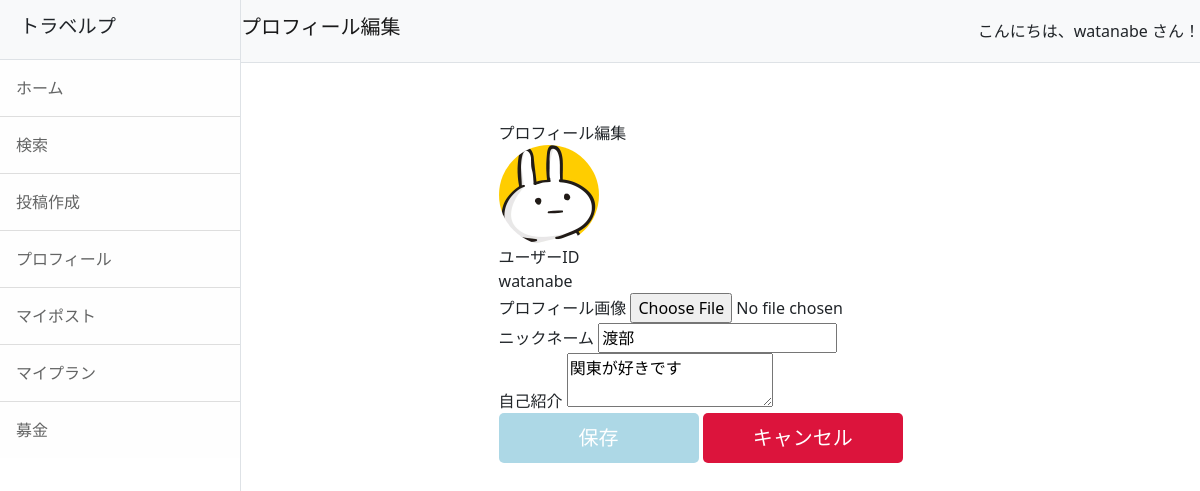
/profile/edit/3/ (signed in), run on the app's committed database.
### accounts/models.py (models this page shows, shortened)
class CustomUser(AbstractUser):
    pass
    nickname = models.CharField(max_length=150, blank=True, null=True)
    profile_image = models.ImageField(upload_to='profile_images/', null=True, blank=True)
    profile_description = models.TextField(null=True, blank=True)

### travelp/views.py (the view, shortened to what this page needs)
# urls.py: path('profile/edit/<int:pk>/', views.EditProfileView.as_view(), name='edit_profile'),
class EditProfileView(UpdateView):
    model = CustomUser  # 編集するモデルを指定
    form_class = ProfileEditForm  # 使用するフォームクラスを指定
    template_name = 'edit_profile.html'  # 使用するテンプレートを指定
    success_url = reverse_lazy('travelp:myprofile')  # 編集が成功した後にリダイレクトするURL
    def get_object(self, queryset=None):
        return self.request.user

### travelp/forms.py
class ProfileEditForm(forms.ModelForm):
    class Meta:
        model = CustomUser
        fields = ['nickname', 'profile_image', 'profile_description']
        widgets = {
            'profile_description': forms.Textarea(attrs={'rows': 3, 'cols': 40}),
        }

### travelp/templates/edit_profile.html (shortened to what this page needs)
{% extends 'base.html' %}
{% block header %}プロフィール編集{% endblock %}
{% block content %}
<section class="container my-5">
    <div class="profile-container">
        <div class="profile-header">プロフィール編集</div>
        <div class="profile-info">
            <div class="icon">
                {% if form.instance.profile_image %}
                    <img id="profile-image" src="{{ form.instance.profile_image.url }}" alt="プロフィール画像" width="100">
                {% else %}
                    <img id="profile-image" src="https://via.placeholder.com/100" alt="プロフィール画像" width="100">
                {% endif %}
            </div>
            <div class="details">
                <div>
                    <div class="label">ユーザーID</div>
                    <div class="content no-underline">{{ request.user.username }}</div>
                </div>
            </div>
        </div>
        <div class="edit-form">
            <form method="POST" enctype="multipart/form-data">
                <div class="form-group">
                    <label for="profile_image">プロフィール画像</label>
                    <input type="file" name="profile_image" id="profile-image-input" accept="image/*" onchange="previewImage(event)">
                </div>
                <div class="form-group">
                    <label for="nickname">ニックネーム</label>
                    <input type="text" name="nickname" id="nickname" value="{{ form.instance.nickname|default:request.user.username }}" placeholder="新しいニックネーム">
                </div>
                <div class="form-group">
                    <label for="profile_description">自己紹介</label>
                    <textarea name="profile_description" id="profile_description" placeholder="自己紹介文を入力">{{ form.instance.profile_description|default:"自己紹介文は設定されていません。" }}</textarea>
                </div>
                <div class="button-container">
                    <button type="submit" class="button">保存</button>
                    <button type="button" class="button1" onclick="cancelEdit()">キャンセル</button>
                </div>
            </form>
        </div>
    </div>
</section>
{% endblock %}

### travelp/templates/base.html (shortened to what this page needs)
{% load static %}
<!DOCTYPE html>
<html lang="ja">
    <head>
        <link href="{% static 'css/styles.css' %}" rel="stylesheet" />
        <link rel="stylesheet" href="https://unpkg.com/leaflet@1.7.1/dist/leaflet.css" />
    </head>
    <body class="{% if request.user.is_staff %} dark-mode {% endif %}">
        <div class="d-flex" id="wrapper">
            <div class="border-end bg-white" id="sidebar-wrapper">
                <div class="sidebar-heading border-bottom bg-light">
                    <h1 class="navbar-brand">トラベルプ</h1>
                </div>
                <div class="list-group list-group-flush">
                    <a class="list-group-item list-group-item-action list-group-item-light p-3" href="{% url 'travelp:index' %}">ホーム</a>
                    <a class="list-group-item list-group-item-action list-group-item-light p-3" href="{% url 'travelp:search' %}">検索</a>
                    <a class="list-group-item list-group-item-action list-group-item-light p-3" href="{% url 'travelp:post' %}">投稿作成</a>
                    {% if request.user.is_authenticated %}
                        <a class="list-group-item list-group-item-action list-group-item-light p-3" href="{% url 'travelp:myprofile' %}">プロフィール</a>
                        <a class="list-group-item list-group-item-action list-group-item-light p-3" href="{% url 'travelp:mypost' %}">マイポスト</a>
                        <a class="list-group-item list-group-item-action list-group-item-light p-3" href="{% url 'travelp:myplan' %}">マイプラン</a>
                        <a class="list-group-item list-group-item-action list-group-item-light p-3" href="{% url 'travelp:fundraising_list' %}">募金</a>
                    {% endif %}
                </div>
            </div>
            <div id="page-content-wrapper">
                <nav class="navbar navbar-expand-lg navbar-light bg-light border-bottom d-flex justify-content-between">
                    <h1 class="navbar-brand">{% block header %}ホーム{% endblock %}</h1>
                    {% if request.user.is_authenticated %}
                        <div class="text-end">
                            こんにちは、{{ request.user.username }} さん！
                        </div>
                    {% endif %}
                </nav>
                <div class="container-fluid">
                    {% block content %}{% endblock %}
                </div>
            </div>
        </div>
    </body>
</html>

### data on the page
CustomUser: user.username "watanabe", instance.profile_image (picture), nickname "渡部", profile_description "関東が好きです"
